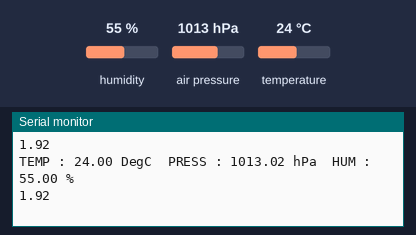
A sketch run on a simulated Arduino Uno, built with avr-gcc and run on an emulated ATmega328P. On the bench: the last lines printed to the serial monitor. Wiring (inferred from the names in the program): BME280 sensor at I2C address 0x76. The inputs (shaded band) are chosen by the test bench; at power-on: humidity 55 %, air pressure 1013 hPa, temperature 24 °C.

Above: at 1.2 s.
1.3 s: humidity set to 22 %
At 2.6 s:
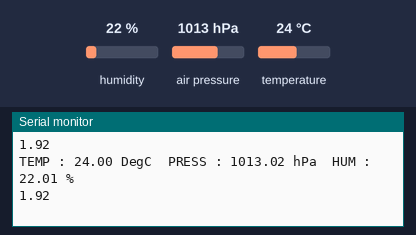
2.8 s: air pressure set to 952 hPa
At 3.8 s:
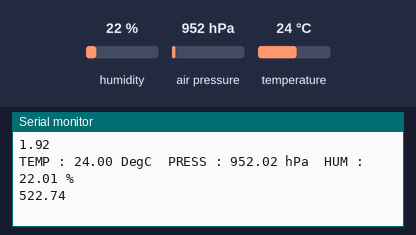
4.3 s: temperature set to 12 °C
At 5.6 s:
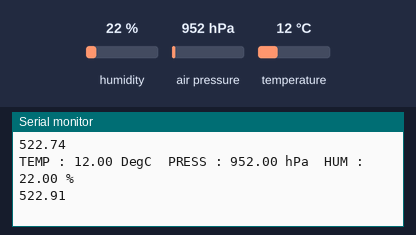
Timing chart, 0 to 7.3 s (numbered marks = the images above; inputs shaded):
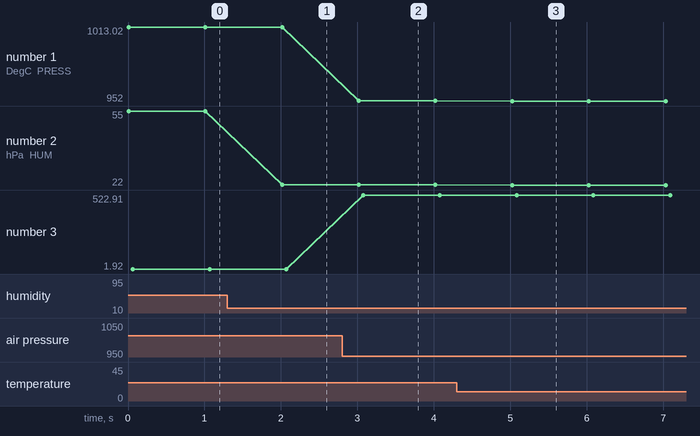

The sketch:

BMP280.ino
```cpp
#include <Wire.h>

#define BME280_ADDRESS 0x76
unsigned long int hum_raw,temp_raw,pres_raw;
signed long int t_fine;

uint16_t dig_T1;
 int16_t dig_T2;
 int16_t dig_T3;
uint16_t dig_P1;
 int16_t dig_P2;
 int16_t dig_P3;
 int16_t dig_P4;
 int16_t dig_P5;
 int16_t dig_P6;
 int16_t dig_P7;
 int16_t dig_P8;
 int16_t dig_P9;
 int8_t  dig_H1;
 int16_t dig_H2;
 int8_t  dig_H3;
 int16_t dig_H4;
 int16_t dig_H5;
 int8_t  dig_H6;

void setup()
{
    uint8_t osrs_t = 1;             //Temperature oversampling x 1
    uint8_t osrs_p = 1;             //Pressure oversampling x 1
    uint8_t osrs_h = 1;             //Humidity oversampling x 1
    uint8_t mode = 3;               //Normal mode
    uint8_t t_sb = 5;               //Tstandby 1000ms
    uint8_t filter = 0;             //Filter off
    uint8_t spi3w_en = 0;           //3-wire SPI Disable

    uint8_t ctrl_meas_reg = (osrs_t << 5) | (osrs_p << 2) | mode;
    uint8_t config_reg    = (t_sb << 5) | (filter << 2) | spi3w_en;
    uint8_t ctrl_hum_reg  = osrs_h;

    Serial.begin(9600);
    Wire.begin();

    writeReg(0xF2,ctrl_hum_reg);
    writeReg(0xF4,ctrl_meas_reg);
    writeReg(0xF5,config_reg);
    readTrim();                    //
}


void loop()
{
    double temp_act = 0.0, press_act = 0.0,hum_act=0.0;
    signed long int temp_cal;
    unsigned long int press_cal,hum_cal;

    readData();

    temp_cal = calibration_T(temp_raw);
    press_cal = calibration_P(pres_raw);
    hum_cal = calibration_H(hum_raw);
    temp_act = (double)temp_cal / 100.0;
    press_act = (double)press_cal / 100.0;
    hum_act = (double)hum_cal / 1024.0;
    Serial.print("TEMP : ");
    Serial.print(temp_act);
    Serial.print(" DegC  PRESS : ");
    Serial.print(press_act);
    Serial.print(" hPa  HUM : ");
    Serial.print(hum_act);
    Serial.println(" %");

    double  alt = (1 - pow(press_act/(double)1013.25, 0.1903)) / 0.0000225577;
    Serial.println(alt);

    delay(1000);
}
void readTrim()
{
    uint8_t data[32],i=0;                      // Fix 2014/04/06
    Wire.beginTransmission(BME280_ADDRESS);
    Wire.write(0x88);
    Wire.endTransmission();
    Wire.requestFrom(BME280_ADDRESS,24);       // Fix 2014/04/06
    while(Wire.available()){
        data[i] = Wire.read();
        i++;
    }

    Wire.beginTransmission(BME280_ADDRESS);    // Add 2014/04/06
    Wire.write(0xA1);                          // Add 2014/04/06
    Wire.endTransmission();                    // Add 2014/04/06
    Wire.requestFrom(BME280_ADDRESS,1);        // Add 2014/04/06
    data[i] = Wire.read();                     // Add 2014/04/06
    i++;                                       // Add 2014/04/06

    Wire.beginTransmission(BME280_ADDRESS);
    Wire.write(0xE1);
    Wire.endTransmission();
    Wire.requestFrom(BME280_ADDRESS,7);        // Fix 2014/04/06
    while(Wire.available()){
        data[i] = Wire.read();
        i++;
    }
    dig_T1 = (data[1] << 8) | data[0];
    dig_T2 = (data[3] << 8) | data[2];
    dig_T3 = (data[5] << 8) | data[4];
    dig_P1 = (data[7] << 8) | data[6];
    dig_P2 = (data[9] << 8) | data[8];
    dig_P3 = (data[11]<< 8) | data[10];
    dig_P4 = (data[13]<< 8) | data[12];
    dig_P5 = (data[15]<< 8) | data[14];
    dig_P6 = (data[17]<< 8) | data[16];
    dig_P7 = (data[19]<< 8) | data[18];
    dig_P8 = (data[21]<< 8) | data[20];
    dig_P9 = (data[23]<< 8) | data[22];
    dig_H1 = data[24];
    dig_H2 = (data[26]<< 8) | data[25];
    dig_H3 = data[27];
    dig_H4 = (data[28]<< 4) | (0x0F & data[29]);
    dig_H5 = (data[30] << 4) | ((data[29] >> 4) & 0x0F); // Fix 2014/04/06
    dig_H6 = data[31];                                   // Fix 2014/04/06
}
void writeReg(uint8_t reg_address, uint8_t data)
{
    Wire.beginTransmission(BME280_ADDRESS);
    Wire.write(reg_address);
    Wire.write(data);
    Wire.endTransmission();
}


void readData()
{
    int i = 0;
    uint32_t data[8];
    Wire.beginTransmission(BME280_ADDRESS);
    Wire.write(0xF7);
    Wire.endTransmission();
    Wire.requestFrom(BME280_ADDRESS,8);
    while(Wire.available()){
        data[i] = Wire.read();
        i++;
    }
    pres_raw = (data[0] << 12) | (data[1] << 4) | (data[2] >> 4);
    temp_raw = (data[3] << 12) | (data[4] << 4) | (data[5] >> 4);
    hum_raw  = (data[6] << 8) | data[7];
}


signed long int calibration_T(signed long int adc_T)
{

    signed long int var1, var2, T;
    var1 = ((((adc_T >> 3) - ((signed long int)dig_T1<<1))) * ((signed long int)dig_T2)) >> 11;
    var2 = (((((adc_T >> 4) - ((signed long int)dig_T1)) * ((adc_T>>4) - ((signed long int)dig_T1))) >> 12) * ((signed long int)dig_T3)) >> 14;

    t_fine = var1 + var2;
    T = (t_fine * 5 + 128) >> 8;
    return T;
}

unsigned long int calibration_P(signed long int adc_P)
{
    signed long int var1, var2;
    unsigned long int P;
    var1 = (((signed long int)t_fine)>>1) - (signed long int)64000;
    var2 = (((var1>>2) * (var1>>2)) >> 11) * ((signed long int)dig_P6);
    var2 = var2 + ((var1*((signed long int)dig_P5))<<1);
    var2 = (var2>>2)+(((signed long int)dig_P4)<<16);
    var1 = (((dig_P3 * (((var1>>2)*(var1>>2)) >> 13)) >>3) + ((((signed long int)dig_P2) * var1)>>1))>>18;
    var1 = ((((32768+var1))*((signed long int)dig_P1))>>15);
    if (var1 == 0)
    {
        return 0;
    }
    P = (((unsigned long int)(((signed long int)1048576)-adc_P)-(var2>>12)))*3125;
    if(P<0x80000000)
    {
       P = (P << 1) / ((unsigned long int) var1);
    }
    else
    {
        P = (P / (unsigned long int)var1) * 2;
    }
    var1 = (((signed long int)dig_P9) * ((signed long int)(((P>>3) * (P>>3))>>13)))>>12;
    var2 = (((signed long int)(P>>2)) * ((signed long int)dig_P8))>>13;
    P = (unsigned long int)((signed long int)P + ((var1 + var2 + dig_P7) >> 4));
    return P;
}

unsigned long int calibration_H(signed long int adc_H)
{
    signed long int v_x1;

    v_x1 = (t_fine - ((signed long int)76800));
    v_x1 = (((((adc_H << 14) -(((signed long int)dig_H4) << 20) - (((signed long int)dig_H5) * v_x1)) +
              ((signed long int)16384)) >> 15) * (((((((v_x1 * ((signed long int)dig_H6)) >> 10) *
              (((v_x1 * ((signed long int)dig_H3)) >> 11) + ((signed long int) 32768))) >> 10) + (( signed long int)2097152)) *
              ((signed long int) dig_H2) + 8192) >> 14));
   v_x1 = (v_x1 - (((((v_x1 >> 15) * (v_x1 >> 15)) >> 7) * ((signed long int)dig_H1)) >> 4));
   v_x1 = (v_x1 < 0 ? 0 : v_x1);
   v_x1 = (v_x1 > 419430400 ? 419430400 : v_x1);
   return (unsigned long int)(v_x1 >> 12);
}
```

Measured:
- after the input at 1.3 s, the serial monitor: prints a new line after 0.71 s (image 1)
- after the input at 2.8 s, the serial monitor: prints a new line after 0.22 s (image 2)
- after the input at 4.3 s, the serial monitor: prints a new line after 0.73 s (image 3)
- plotted number 1: 1013.02 → 952.02 after the input at 2.8 s, 952.02 → 952 after the input at 4.3 s
- plotted number 2: 55 → 22.01 after the input at 1.3 s, 22.01 → 22 after the input at 4.3 s
- plotted number 3: 1.92 → 522.74 after the input at 2.8 s, 522.74 → 522.91 after the input at 4.3 s
